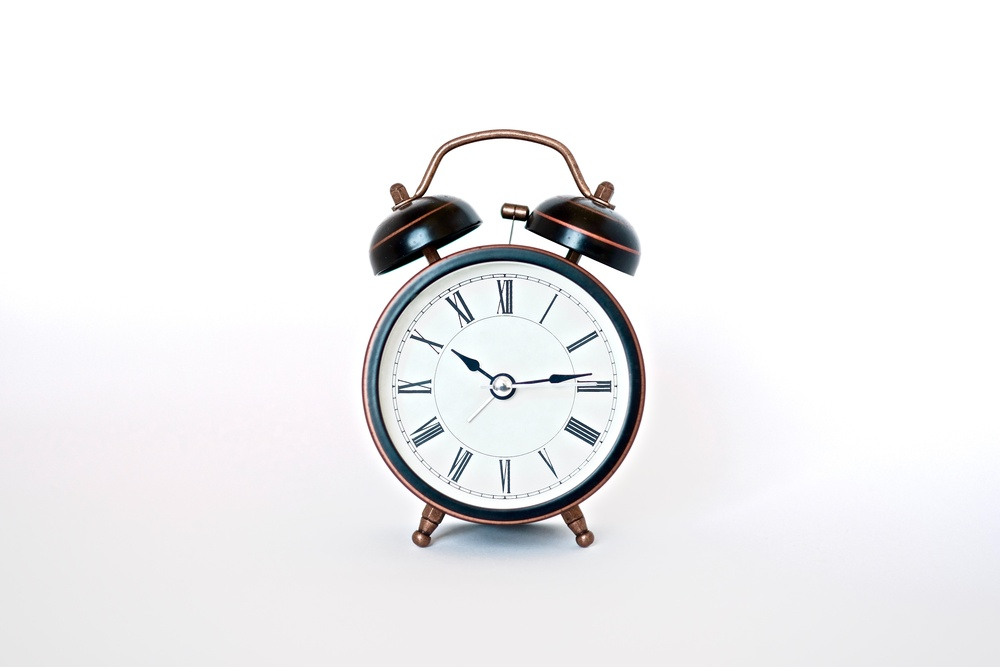
#> input picture public/scripts/tester.jpg, 1000 x 667 px, shrunk from 6000 x 4000 before the run
$ python generate_rgb_mean.py tester.jpg
#> lines starting #> are read from the running program, lines starting #| are printed output that depends on the picture; after the words box and inside, x2 and y2 are one past the last pixel; in counts of white or black regions, pixels touching at a corner belong together; long printed decimals are rounded
#> further down, img is the input picture: shape (667, 1000, 3); mean B, G, R 239.7, 238.5, 238.8
import cv2
import numpy as np
import sys
import json

def get_mean_rgb(img):
  avg_color_per_row = np.average(img, axis=0)
  return np.average(avg_color_per_row, axis=0)

def convert(img):
    # convert to graky
    gray = cv2.cvtColor(img, cv2.COLOR_BGR2GRAY)

    # threshold input image as mask
    mask = cv2.threshold(gray, 250, 255, cv2.THRESH_BINARY)[1]
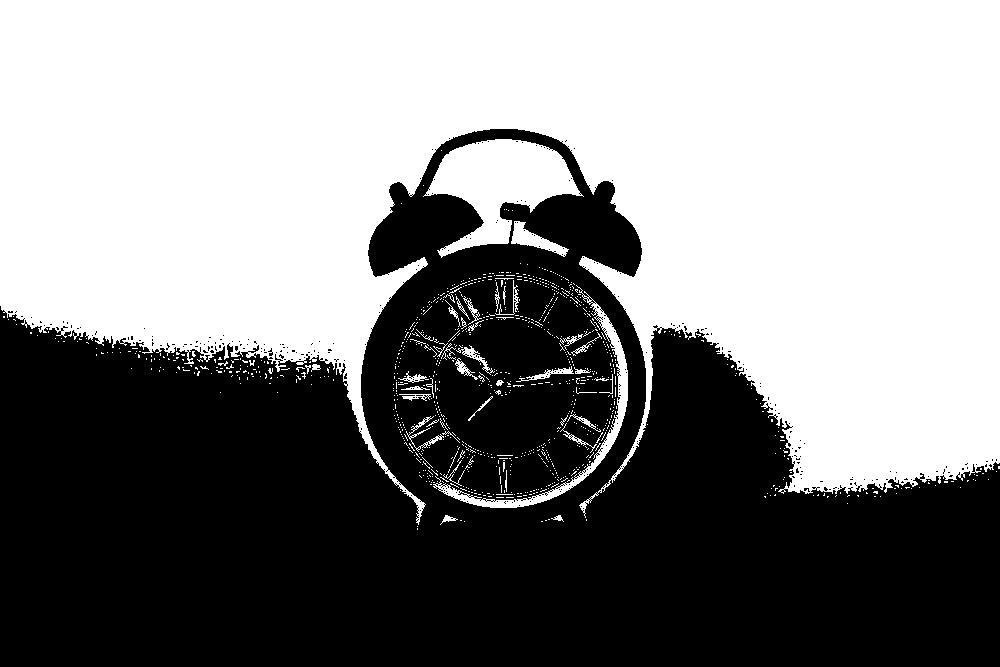
#> mask: shape (667, 1000); 52.7% white; 304 black regions (302 under 20 px), largest, box (x1, y1, x2, y2) and area: (0, 129, 1000, 667) 315050, (268, 348, 273, 356) 20

    # negate mask
    mask = 255 - mask

    # apply morphology to remove isolated extraneous noise
    # use borderconstant of black since foreground touches the edges
    kernel = np.ones((3,3), np.uint8)
    mask = cv2.morphologyEx(mask, cv2.MORPH_OPEN, kernel)
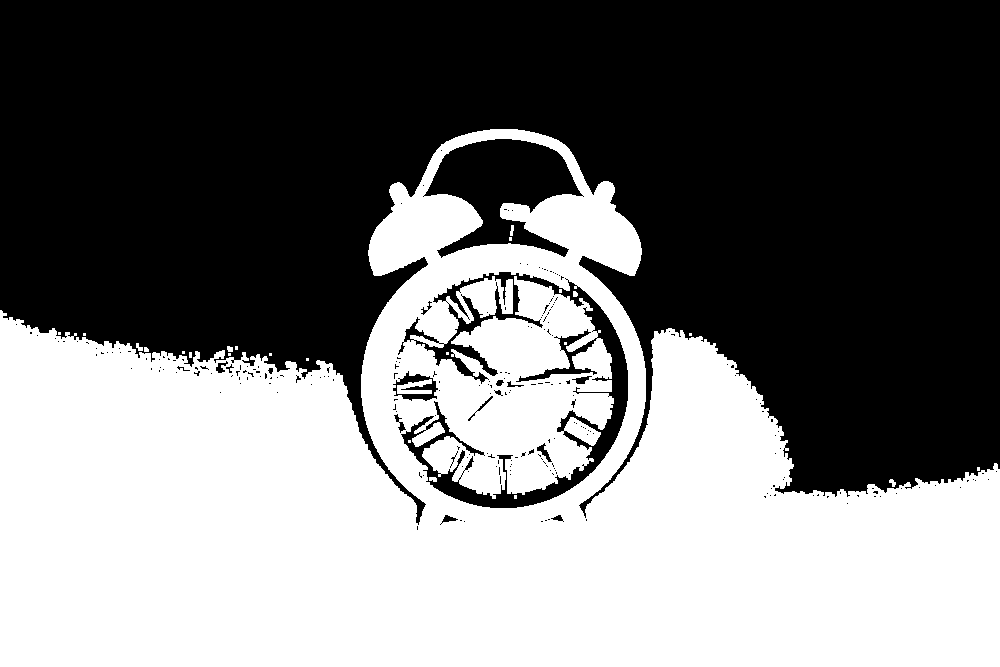
#> mask: shape (667, 1000); 46.2% white; 25 white regions (16 under 20 px), largest, box (x1, y1, x2, y2) and area: (0, 129, 1000, 667) 307745, (397, 379, 432, 394) 306, (136, 343, 143, 351) 34
    mask = cv2.morphologyEx(mask, cv2.MORPH_CLOSE, kernel)
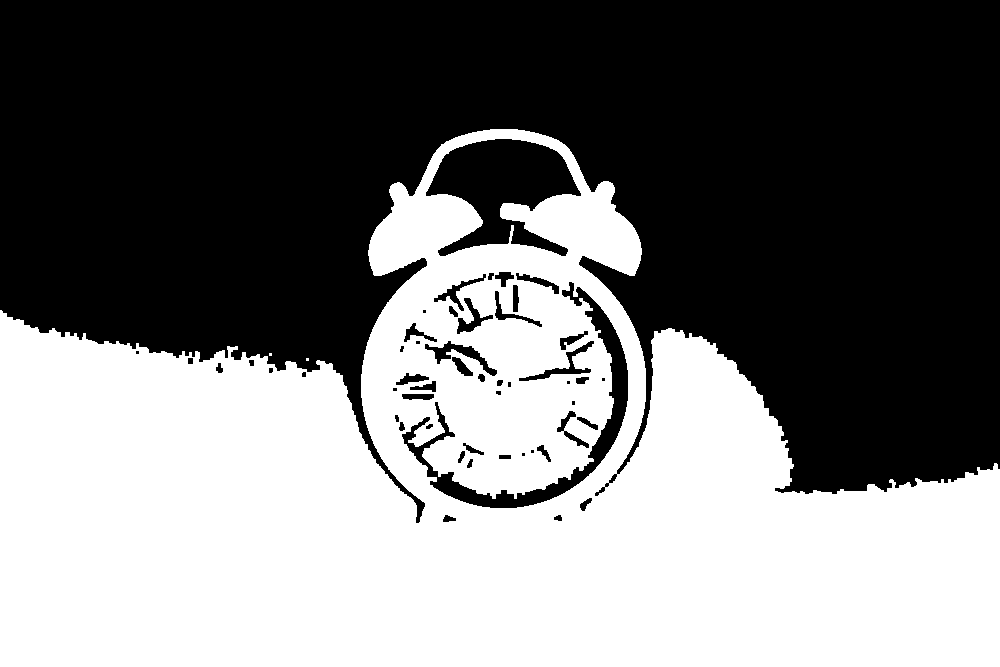
#> mask: shape (667, 1000); 46.6% white; 3 white regions (2 under 20 px), largest, box (x1, y1, x2, y2) and area: (0, 129, 1000, 667) 310601

    # anti-alias the mask -- blur then stretch
    # blur alpha channel
    mask = cv2.GaussianBlur(mask, (0,0), sigmaX=2, sigmaY=2, borderType = cv2.BORDER_DEFAULT)
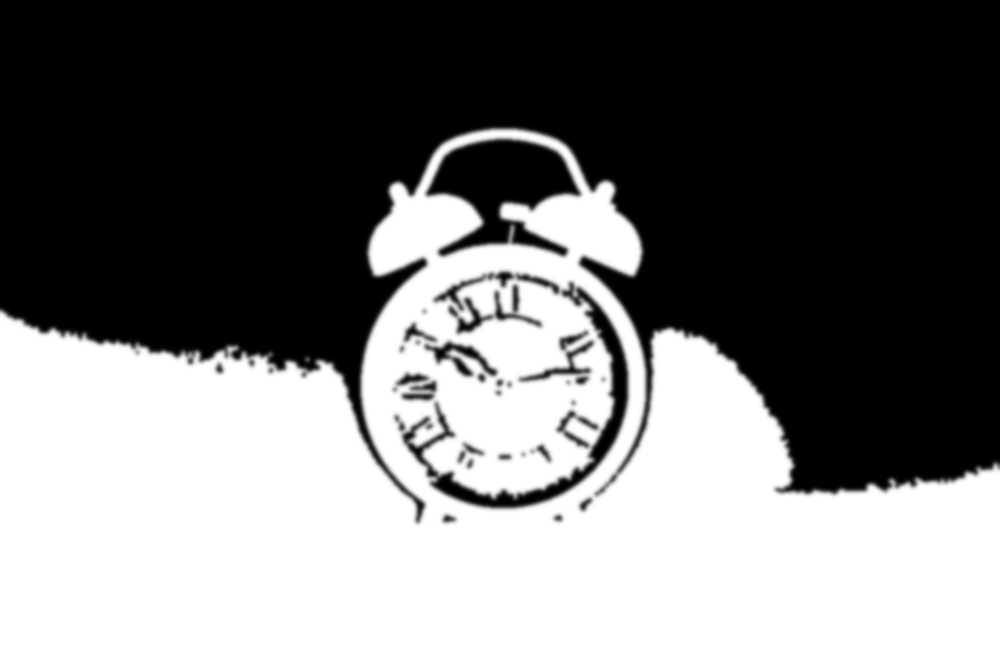
#> mask: shape (667, 1000); min 0, max 255, mean 118.8

    # linear stretch so that 127.5 goes to 0, but 255 stays 255
    mask = (2*(mask.astype(np.float32))-255.0).clip(0,255).astype(np.uint8)
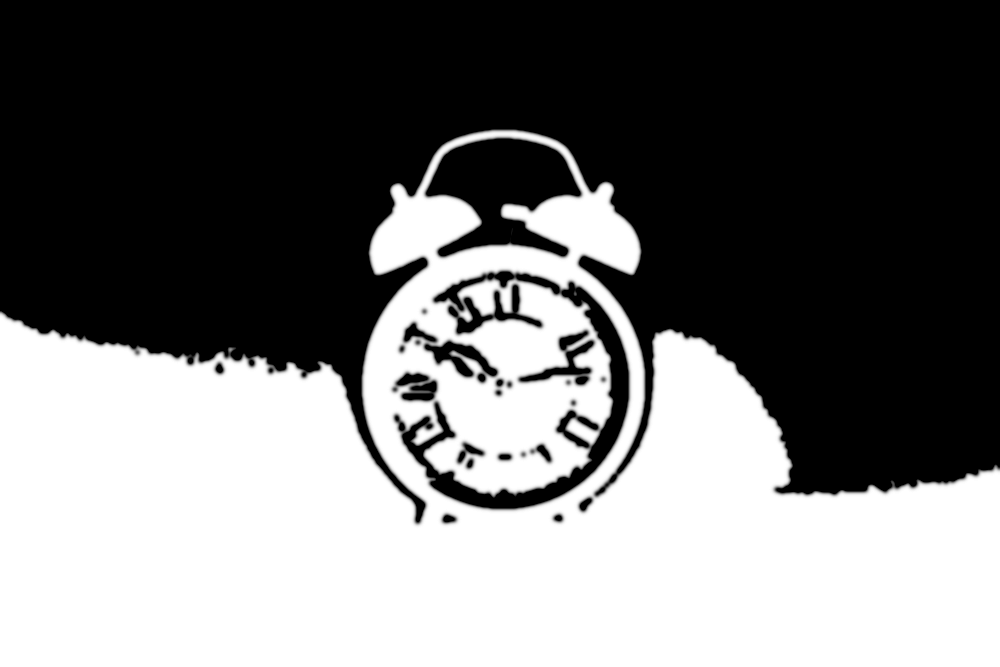
#> mask: shape (667, 1000); min 0, max 255, mean 114.7

    # put mask into alpha channel
    result = img.copy()
    result = cv2.cvtColor(result, cv2.COLOR_BGR2BGRA)
    result[:, :, 3] = mask

    # display result, though it won't show transparency
    return result

imgInput = sys.argv[1]
img = cv2.imread(imgInput)
img_clear = convert(img)
res = get_mean_rgb(img_clear)
#> in get_mean_rgb, `avg_color_per_row = np.average(img, axis=0)`: avg_color_per_row = 1000 rows, first 6: [246.1, 244.8, 245.4, 135.5], [246.1, 244.8, 245.4, 135.4], [246.1, 244.9, 245.5, 135.2], [246.1, 244.9, 245.5, 134.9], [246.2, 244.9, 245.6, 134.6], [246.2, 245, 245.6, 134.2]
#> res = [239.7, 238.5, 238.8, 114.7]
res[0] = abs(res[0] - res[3])
res[1] = abs(res[1] - res[3])
res[2] = abs(res[2] - res[3])
jsonOutput = {"r" : res[0], "g" : res[1], "b" : res[2]}
#> jsonOutput = {'r': 125, 'g': 123.8, 'b': 124.2}
print(json.dumps(jsonOutput))
#| {"r": 125.032, "g": 123.836, "b": 124.157}
